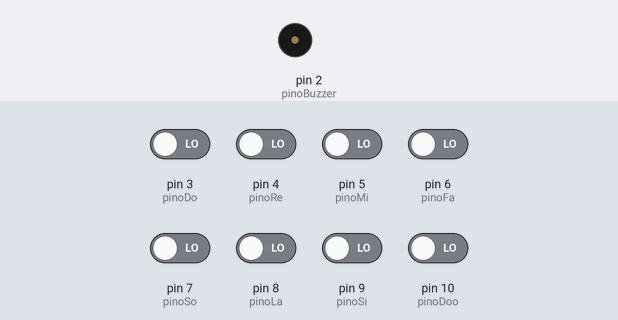
This sketch was run on a simulated Arduino Uno, built with avr-gcc and run on an emulated ATmega328P. Shown: buzzer (waves = sounding). The inputs (shaded band) are chosen by the test bench; at power-on: pin 3 (pinoDo), pin 4 (pinoRe), pin 5 (pinoMi), pin 6 (pinoFa), pin 7 (pinoSo), pin 8 (pinoLa), pin 9 (pinoSi), pin 10 (pinoDoo) LOW.

Above: at 1.2 s.
1.3 s: pin 3 (pinoDo) driven HIGH
At 2.4 s:
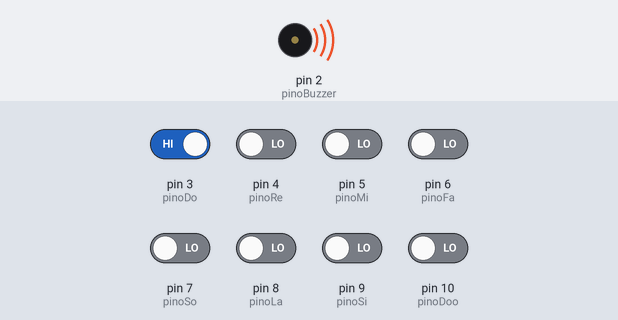
2.8 s: pin 3 (pinoDo) driven LOW
At 3.6 s:
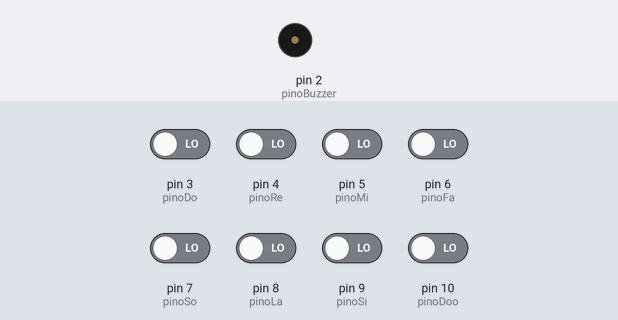
4.3 s: pin 4 (pinoRe) driven HIGH
At 4.8 s:
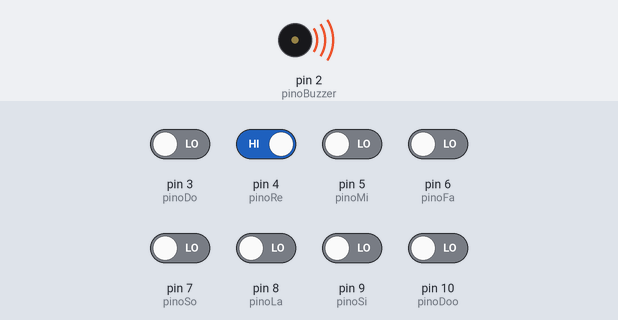
Timing chart, 0 to 7.3 s (numbered marks = the images above; inputs shaded):
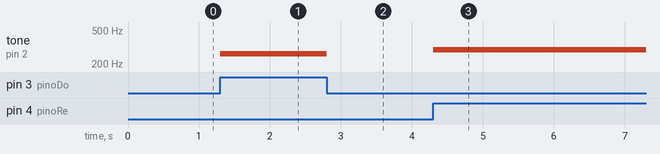

Measured:
- after the input at 1.3 s, tone on pin 2 (pinoBuzzer): silent → 262 Hz at once
- after the input at 2.8 s, tone on pin 2 (pinoBuzzer): 262 Hz → silent at once
- after the input at 4.3 s, tone on pin 2 (pinoBuzzer): silent → 294 Hz at once

The sketch:

Piano_buzzer.ino
```cpp
//Definição das contastantes:Pino de entrada
#define pinoBuzzer 2
#define pinoDo 3
#define pinoRe 4
#define pinoMi 5
#define pinoFa 6
#define pinoSo 7
#define pinoLa 8
#define pinoSi 9
#define pinoDoo 10
byte doh, re, mi , fa, so, la ,si ,doo = 0;

void setup() {
  Serial.begin(9600);
  pinMode(pinoDo, INPUT);
  pinMode(pinoRe, INPUT);
  pinMode(pinoMi, INPUT);
  pinMode(pinoFa, INPUT);
  pinMode(pinoSo, INPUT);
  pinMode(pinoLa, INPUT);
  pinMode(pinoSi, INPUT);
  pinMode(pinoDoo, INPUT);
  pinMode(pinoBuzzer, OUTPUT);
}

void loop() {
  //Leitura dos botoes armazenada nas variaveis de controle
  doh = digitalRead(pinoDo);
  re = digitalRead(pinoRe);
  mi = digitalRead(pinoMi);
  fa = digitalRead(pinoFa);
  so = digitalRead(pinoSo);
  la = digitalRead(pinoLa);
  si = digitalRead(pinoSi);
  doo = digitalRead(pinoDoo);

  //Verificando qual nota foi acionada
  if(doh == 1){
    //Ativa a nota dó
    tone(pinoBuzzer, 262);
  }
  else if(re == 1){
  //Ativa a note Re
  tone(pinoBuzzer, 294);
}
 else if(mi == 1){
  //Ativa a note Mi
  tone(pinoBuzzer, 330);
}
 else if(fa == 1){
  //Ativa a note Fa
  tone(pinoBuzzer, 349);
}
 else if(so == 1){
  //Ativa a note So
  tone(pinoBuzzer, 392);
}
 else if(la == 1){
  //Ativa a note La
  tone(pinoBuzzer, 440);
}
 else if(si == 1){
  //Ativa a note Si
  tone(pinoBuzzer, 494);
}
 else if(doo == 1){
  //Ativa a note #Do
  tone(pinoBuzzer, 528);
}
  else{
  noTone(pinoBuzzer);
  }
  delay(50);
}
```
